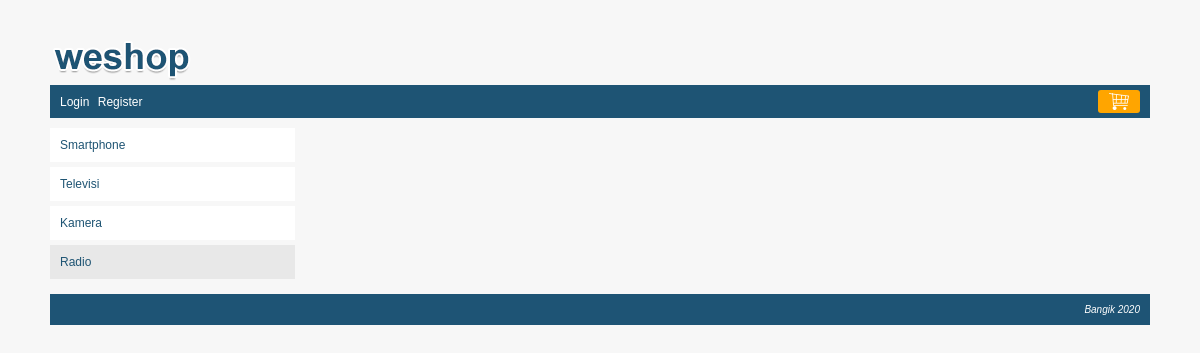
The app's page /4/radio.html with its own data.
### tables this page shows
CREATE TABLE `kategori` (
  `kategori_id` int(10) NOT NULL,
  `kategori` varchar(150) NOT NULL,
  `status` enum('on','off') NOT NULL
);

### config/helper.php (the view, shortened to what this page needs)
<?php
  function kategori($kategori_id = false){
		global $koneksi;
		$string = "<div id='menu-kategori'>";
			$string .= "<ul>";
				$query = mysqli_query($koneksi, "SELECT * FROM kategori WHERE status='on'");
				while($row=mysqli_fetch_assoc($query)){
          $kategori_nama = strtolower($row['kategori']);
					if($kategori_id == $row['kategori_id']){
						$string .= "<li><a href='".BASE_URL."$row[kategori_id]/$kategori_nama.html' class='active'>$row[kategori]</a></li>";
					}else{
						$string .= "<li><a href='".BASE_URL."$row[kategori_id]/$kategori_nama.html'>$row[kategori]</a></li>";
					}
				}
			$string .= "</ul>";
		$string .= "</div>";
		return $string;
  }

### asset/css/style.css (style rules this page uses)
body { font-family: arial; font-size: 12px; color: #1e5474; background: #f7f7f7; }
#menu-kategori ul { padding: 0px; margin: 0px; list-style: none; }
#menu-kategori ul li { margin-bottom: 5px; }
#menu-kategori ul li a { padding: 10px; background: white; display: block; color: #1E5473; text-decoration: none; }
#menu-kategori ul li a:hover, #menu-kategori ul li a.active { background: #e8e8e8; }

### records on screen
kategori: kategori "Smartphone"
kategori: kategori "Televisi"
kategori: kategori "Kamera"
kategori: kategori "Radio"
